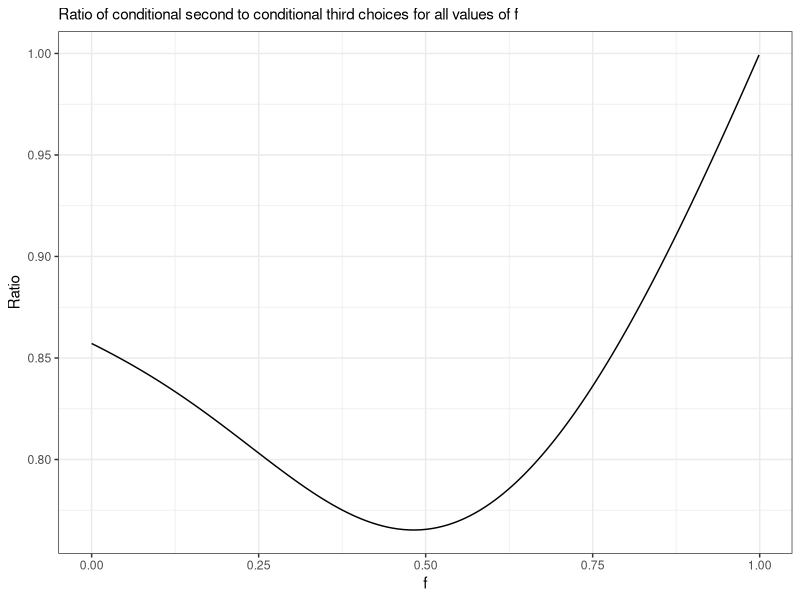
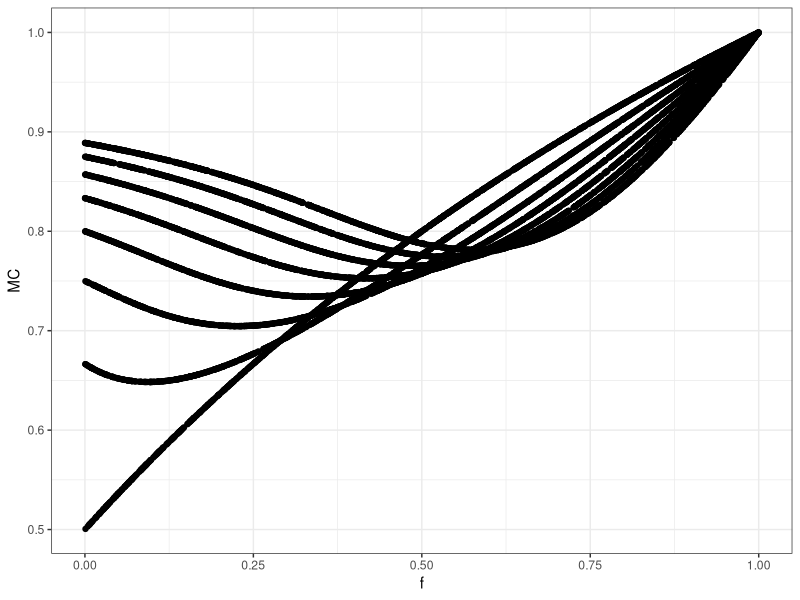

The R script that drew these images, in order:
## ---- chunk 1
knitr::opts_chunk$set(echo = TRUE)
## ---- chunk 2
library(ggplot2)
x <- vector()
## ---- chunk 3
b <- function(r, n, f){
  for (i in r:n)
    x[i] <- choose(n-1, i-1)*(1-f)^(i-1)*f^(n-i)/i
  return(sum(x, na.rm = TRUE))
}

p <- function(n, f){
  for (i in 1:n)
    x[i] <- b(i, n, f)
  return(x)
}

## ---- chunk 4

c2c3ratio <- function(n, f){
  x <- p(n,f)
  x[n+1] <- (x[2]/(1-x[1]))/(x[3]/(1-x[1]-x[2]))
  return(x[n+1])
}

## ---- chunk 5
expSDTrank <- function(Q,n){
  e <- vector("numeric", n)
  mu <- Q[1]
 # ss <- Q[2]
  G <- function(x,i) {
    (pnorm(x)^(n-i))*dnorm(x, mean = mu, sd = 1)*(1-pnorm(x))^(i-1)*choose(n-1, i-1)
    }
    
  for (ii in 1:n) {
    e[ii] <- integrate(G,-Inf,Inf,i = ii, rel.tol = .Machine$double.eps^0.5)$value
    }
  return(e)
}

SDTc2c3ratio <- function(Q,n){
  x <- expSDTrank(Q,n)
  x[n+1] <- (x[2]/(1-x[1]))/(x[3]/(1-x[1]-x[2]))
  return(x[n+1])
}


SDTc2c3ratio(.5 ,8)
## ---- chunk 6
#Set the value of n
n <- 8
Q <- 1
# Create a vector of values of f and d'
s <- seq(0,.99999, by=.001) 
dprime <- seq(0,4, by=.01)

# The function calculating c(2)/c(3) for each value in vector s
RatioWPM <- function(n){
  for (i in 1:length(s)) 
    x[i] <- c2c3ratio(n,s[i])
  return(x)
}

# The function calculating c(2)/c(3) for each value in vector dprime
RatioSDT <- function(n){
  for (i in 1:length(dprime)) 
    x[i] <- SDTc2c3ratio(dprime[i],n)
  return(x)
}

# Create a vector of c(2)/c(3) ratios for all values of f where n = n
WPM <- RatioWPM(n)
WPM <- as.data.frame(WPM)
WPM$f <- s

# Create a vector of c(2)/c(3) ratios for all values of f where n = n
SDT <- RatioSDT(n)
SDT <- as.data.frame(SDT)
SDT$"d'" <- dprime

# Draw the function for n = n
plot = ggplot() + 
  geom_line(data=WPM, aes(x=s,y=WPM))+
  #geom_line(data=SDT,aes(x=dprime,y=SDT))+
  labs(subtitle="Ratio of conditional second to conditional third choices for all values of f", 
       x="f", 
       y="Ratio"
       ) +
  theme_bw()
plot
## ---- chunk 7
optimise(f=c2c3ratio, c(0,1), maximum = FALSE, n=n)
#optimise(SDTc2c3ratio, c(0,4), maximum = TRUE, n=n)
## ---- chunk 8
h <- 10000
foil <- runif(h)
k <- floor(runif(h, min = 3, max = 11))
t <- runif(h)
MC <- vector()

 for (i in 1:length(k)) {
    MC[i] <- c2c3ratio(k[i],foil[i])
}

MC <- as.data.frame(MC)
MC$n <- k
MC$f <- foil

ggplot(MC,aes(x=f, y=MC))+
  geom_point()+
  theme_bw()
